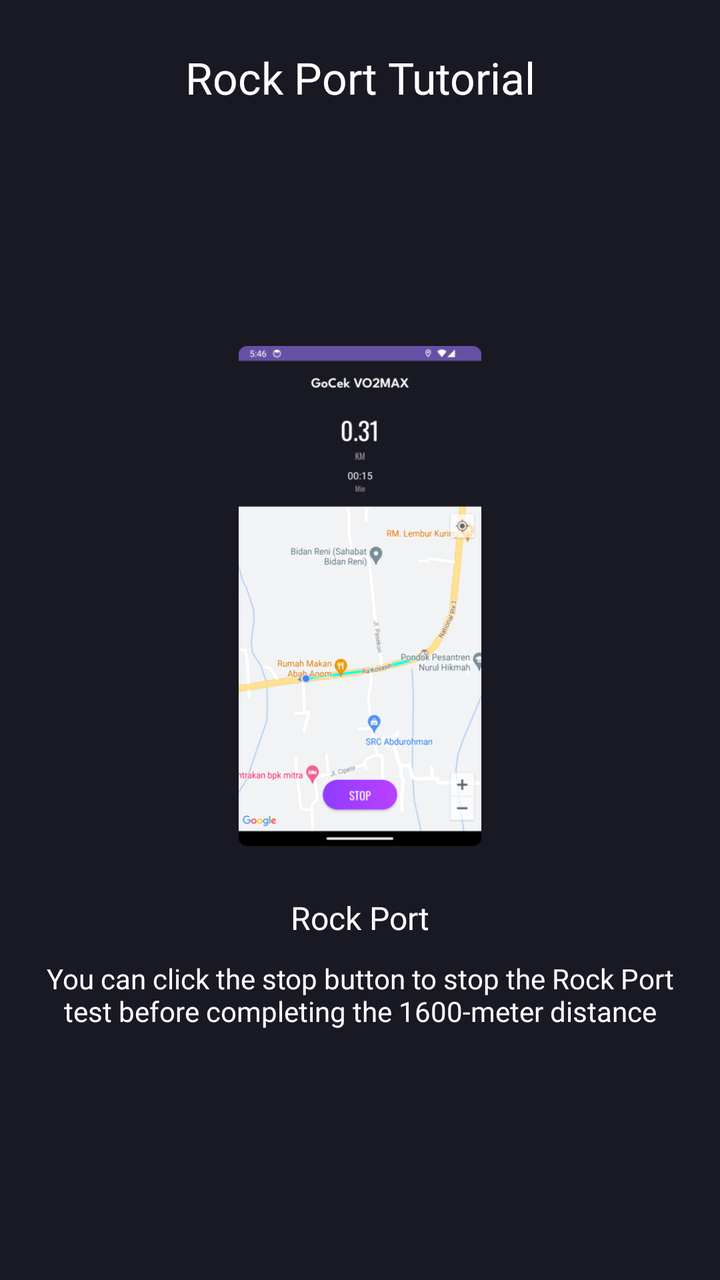
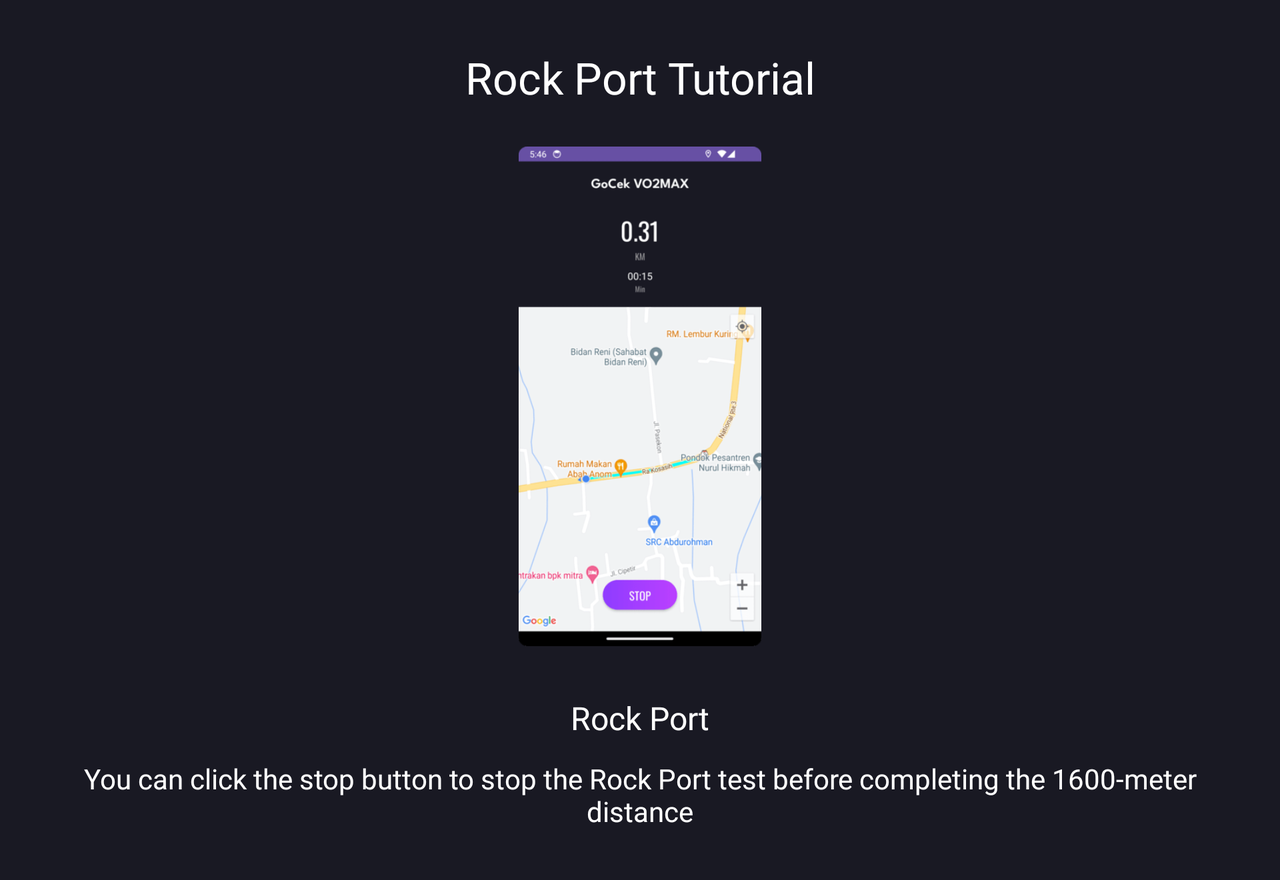

Compare how this app lays out the same screen by default and in its alternative resource folder. The renders come first, then the two layout files and the values they reference.
<!-- AndroidManifest.xml: application theme Theme.GoCekVO2MAX -->
<!-- res/layout/tutorial_rock_port_6.xml -->
<?xml version="1.0" encoding="utf-8"?>
<LinearLayout xmlns:android="http://schemas.android.com/apk/res/android"
    xmlns:app="http://schemas.android.com/apk/res-auto"
    xmlns:tools="http://schemas.android.com/tools"
    android:layout_width="match_parent"
    android:layout_height="match_parent"
    android:orientation="vertical">

    <com.google.android.material.appbar.AppBarLayout
        android:layout_width="match_parent"
        android:layout_height="wrap_content"
        android:background="@color/dark_gray"
        android:elevation="0dp"
        android:paddingHorizontal="18dp"
        android:paddingTop="24dp"
        app:layout_constraintEnd_toEndOf="parent"
        app:layout_constraintStart_toStartOf="parent"
        app:layout_constraintTop_toTopOf="parent">

        <TextView
            android:layout_width="match_parent"
            android:layout_height="wrap_content"
            android:fontFamily="@font/leaguespartan_semibold"
            android:text="@string/rock_port_tutorial"
            android:textAlignment="center"
            android:textColor="@color/white"
            android:textSize="22sp" />

    </com.google.android.material.appbar.AppBarLayout>

    <androidx.constraintlayout.widget.ConstraintLayout
        android:layout_width="match_parent"
        android:layout_height="match_parent"
        android:background="@color/dark_gray"
        android:orientation="vertical">

        <LinearLayout
            android:layout_width="match_parent"
            android:layout_height="match_parent"
            android:background="@color/dark_gray"
            android:gravity="center"
            android:orientation="vertical"
            android:padding="20dp"
            app:layout_constraintBottom_toBottomOf="parent"
            app:layout_constraintEnd_toEndOf="parent"
            app:layout_constraintStart_toStartOf="parent"
            app:layout_constraintTop_toTopOf="parent"
            tools:context=".tutorial.balke.slider.BTutorialFragment">

            <ImageView
                android:id="@+id/imageView2"
                android:layout_width="250dp"
                android:layout_height="250dp"
                android:layout_marginBottom="20dp"
                android:src="@drawable/rock_port_on_action"
                app:layout_constraintEnd_toEndOf="parent"
                app:layout_constraintStart_toStartOf="parent"
                app:layout_constraintTop_toTopOf="parent" />

            <TextView
                android:id="@+id/textView"
                android:layout_width="wrap_content"
                android:layout_height="wrap_content"
                android:layout_marginVertical="5dp"
                android:drawablePadding="10dp"
                android:fontFamily="@font/leaguespartan_semibold"
                android:text="@string/rock_port"
                android:textColor="@color/white"
                android:textSize="16sp"
                app:layout_constraintEnd_toEndOf="parent"
                app:layout_constraintStart_toStartOf="parent"
                app:layout_constraintTop_toBottomOf="@+id/imageView2" />

            <TextView
                android:layout_width="match_parent"
                android:layout_height="wrap_content"
                android:layout_marginVertical="5dp"
                android:fontFamily="@font/leaguespartan_regular"
                android:text="@string/you_can_click_the_stop_button_to_stop_the_rock_port_test_before_completing_the_1600_meter_distance"
                android:textAlignment="center"
                android:textColor="@color/white"
                android:textSize="14sp"
                app:layout_constraintEnd_toEndOf="parent"
                app:layout_constraintStart_toStartOf="parent"
                app:layout_constraintTop_toBottomOf="@+id/textView" />

        </LinearLayout>

        <ImageView
            android:id="@+id/imageView3"
            android:layout_width="wrap_content"
            android:layout_height="wrap_content"
            android:layout_margin="20dp"
            android:src="@drawable/ic_forward"
            app:layout_constraintBottom_toBottomOf="parent"
            app:layout_constraintEnd_toEndOf="parent" />

        <ImageView
            android:layout_width="wrap_content"
            android:layout_height="wrap_content"
            android:layout_marginBottom="20dp"
            android:src="@drawable/ic_forward"
            app:layout_constraintBottom_toBottomOf="parent"
            app:layout_constraintEnd_toStartOf="@+id/imageView3" />

    </androidx.constraintlayout.widget.ConstraintLayout>

</LinearLayout>
<!-- resources referenced by this layout -->
<resources>
  <color name="dark_gray">#191923</color>
  <color name="white">#FFFFFFFF</color>
  <!-- drawable rock_port_on_action: png bitmap (drawable, 24970 bytes) -->
  <string name="rock_port">Rock Port</string>
  <string name="rock_port_tutorial">Rock Port Tutorial</string>
  <string name="you_can_click_the_stop_button_to_stop_the_rock_port_test_before_completing_the_1600_meter_distance">You can click the stop button to stop the Rock Port test before completing the 1600-meter distance</string>
  <style name="Theme.GoCekVO2MAX" parent="Base.Theme.GoCekVO2MAX">
          <item name="android:textColorPrimary">@color/white</item>
      </style>
  <style name="Base.Theme.GoCekVO2MAX" parent="Theme.Material3.DayNight.NoActionBar">
          
          
      </style>
</resources>
<!-- res/layout-land/tutorial_rock_port_6.xml (the repository's variant of the layout above) -->
<!-- drawn on the phone turned sideways -->
<?xml version="1.0" encoding="utf-8"?>
<ScrollView xmlns:android="http://schemas.android.com/apk/res/android"
    xmlns:app="http://schemas.android.com/apk/res-auto"
    xmlns:tools="http://schemas.android.com/tools"
    android:layout_width="match_parent"
    android:layout_height="match_parent"
    android:orientation="vertical">

    <LinearLayout
        android:layout_width="match_parent"
        android:layout_height="wrap_content"
        android:orientation="vertical">

        <com.google.android.material.appbar.AppBarLayout
            android:layout_width="match_parent"
            android:layout_height="wrap_content"
            android:background="@color/dark_gray"
            android:elevation="0dp"
            android:paddingHorizontal="18dp"
            android:paddingTop="24dp"
            app:layout_constraintEnd_toEndOf="parent"
            app:layout_constraintStart_toStartOf="parent"
            app:layout_constraintTop_toTopOf="parent">

            <TextView
                android:layout_width="match_parent"
                android:layout_height="wrap_content"
                android:fontFamily="@font/leaguespartan_semibold"
                android:text="@string/rock_port_tutorial"
                android:textAlignment="center"
                android:textColor="@color/white"
                android:textSize="22sp" />

        </com.google.android.material.appbar.AppBarLayout>

        <androidx.constraintlayout.widget.ConstraintLayout
            android:layout_width="match_parent"
            android:layout_height="match_parent"
            android:background="@color/dark_gray"
            android:orientation="vertical">

            <LinearLayout
                android:layout_width="match_parent"
                android:layout_height="match_parent"
                android:background="@color/dark_gray"
                android:gravity="center"
                android:orientation="vertical"
                android:padding="20dp"
                app:layout_constraintBottom_toBottomOf="parent"
                app:layout_constraintEnd_toEndOf="parent"
                app:layout_constraintStart_toStartOf="parent"
                app:layout_constraintTop_toTopOf="parent"
                tools:context=".tutorial.balke.slider.BTutorialFragment">

                <ImageView
                    android:id="@+id/imageView2"
                    android:layout_width="250dp"
                    android:layout_height="250dp"
                    android:layout_marginBottom="20dp"
                    android:src="@drawable/rock_port_on_action"
                    app:layout_constraintEnd_toEndOf="parent"
                    app:layout_constraintStart_toStartOf="parent"
                    app:layout_constraintTop_toTopOf="parent" />

                <TextView
                    android:id="@+id/textView"
                    android:layout_width="wrap_content"
                    android:layout_height="wrap_content"
                    android:layout_marginVertical="5dp"
                    android:drawablePadding="10dp"
                    android:fontFamily="@font/leaguespartan_semibold"
                    android:text="@string/rock_port"
                    android:textColor="@color/white"
                    android:textSize="16sp"
                    app:layout_constraintEnd_toEndOf="parent"
                    app:layout_constraintStart_toStartOf="parent"
                    app:layout_constraintTop_toBottomOf="@+id/imageView2" />

                <TextView
                    android:layout_width="match_parent"
                    android:layout_height="wrap_content"
                    android:layout_marginVertical="5dp"
                    android:fontFamily="@font/leaguespartan_regular"
                    android:text="@string/you_can_click_the_stop_button_to_stop_the_rock_port_test_before_completing_the_1600_meter_distance"
                    android:textAlignment="center"
                    android:textColor="@color/white"
                    android:textSize="14sp"
                    app:layout_constraintEnd_toEndOf="parent"
                    app:layout_constraintStart_toStartOf="parent"
                    app:layout_constraintTop_toBottomOf="@+id/textView" />

            </LinearLayout>

            <ImageView
                android:id="@+id/imageView3"
                android:layout_width="wrap_content"
                android:layout_height="wrap_content"
                android:layout_margin="20dp"
                android:src="@drawable/ic_forward"
                app:layout_constraintBottom_toBottomOf="parent"
                app:layout_constraintEnd_toEndOf="parent" />

            <ImageView
                android:layout_width="wrap_content"
                android:layout_height="wrap_content"
                android:layout_marginBottom="20dp"
                android:src="@drawable/ic_forward"
                app:layout_constraintBottom_toBottomOf="parent"
                app:layout_constraintEnd_toStartOf="@+id/imageView3" />

        </androidx.constraintlayout.widget.ConstraintLayout>

    </LinearLayout>

</ScrollView>
